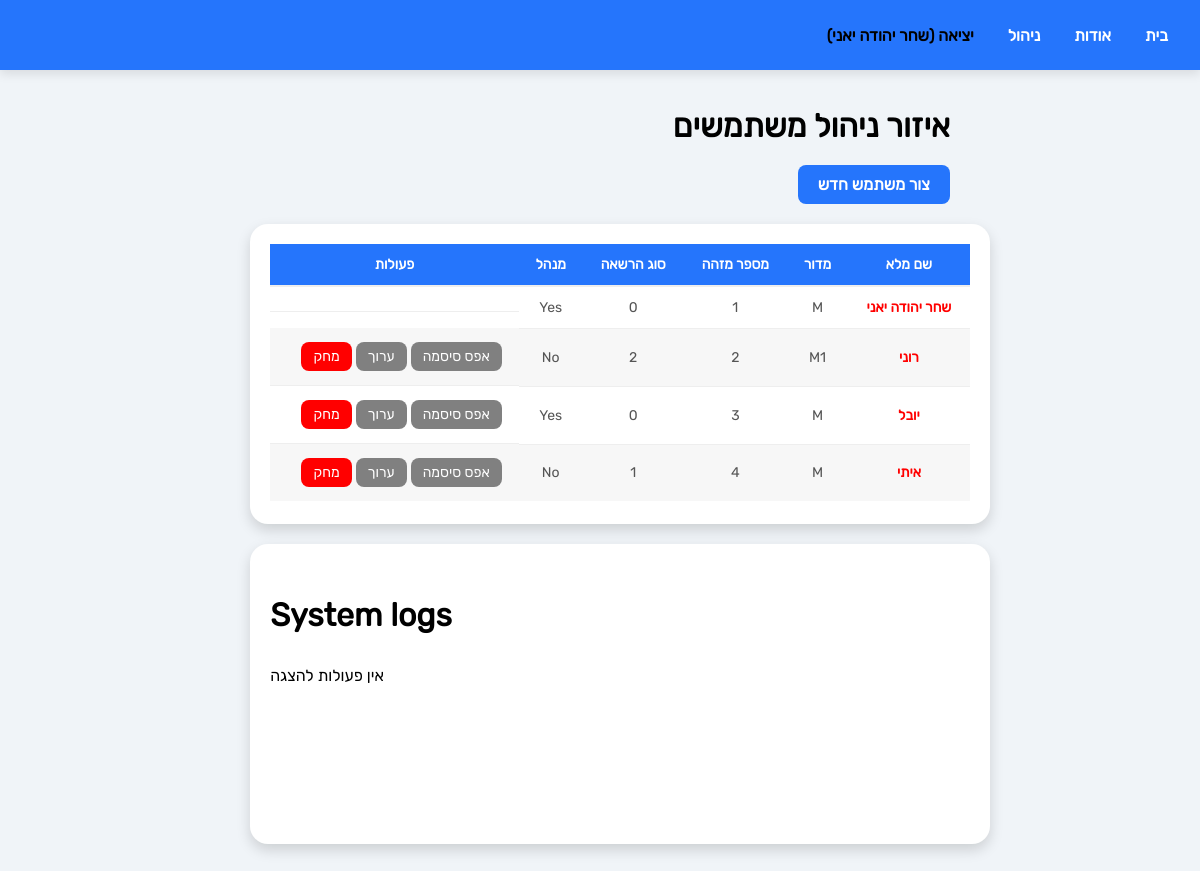
The page /admin (signed in) on the database its author committed.
### tables this page shows
CREATE TABLE users (
    id INTEGER PRIMARY KEY AUTOINCREMENT,
    name TEXT UNIQUE NOT NULL,
    mador TEXT,
    password TEXT NOT NULL,
    type INTEGER DEFAULT 2,
    is_active INTEGER DEFAULT 1,
    is_admin INTEGER DEFAULT 0,
    last_login TEXT,
    profile_image TEXT DEFAULT 'user_photo.png'
);

### app.py (the view)
@app.route('/admin')
@login_required
def admin():
    user = get_current_user()
    logs = get_logs(limit=5)
    if not user or not user.is_admin:
        flash("למשתמש זה אין הרשאות מנהל.", "error")
        return redirect(url_for("home"))
    conn = get_users_db()
    cursor = conn.cursor()
    cursor.execute("SELECT * FROM users ORDER BY id")
    users_data = cursor.fetchall()
    conn.close()
    users = []
    for row in users_data:
        u = User(
            name=row[1],
            mador=row[2],
            id=row[0],
            password=row[3],
            type=row[4],
            is_active=bool(row[5]),
            is_admin=bool(row[6]),
            last_login=row[7],
            profile_image=row[8] if row[8] else "user_photo.png"
        )
        users.append(u)
    return render_template('admin.html', user=user.get_name(), users=users, logs=logs)

### User.py (called while the page is built)
    def get_name(self):
        return self.name

    @classmethod
    def get_by_name(cls, name):
        conn = get_users_db()
        conn.row_factory = sqlite3.Row  # <-- important!
        cursor = conn.cursor()
        cursor.execute("SELECT * FROM users WHERE name=?", (name,))
        row = cursor.fetchone()
        conn.close()
        if row:
            return cls(**dict(row))  # convert sqlite3.Row to dict
        return None

### app.py (called while the page is built)
def get_logs(limit=5):
    logs = []
    if os.path.exists(LOG_FILE):
        with open(LOG_FILE, "r", encoding="utf-8") as f:
            for line in f.readlines():
                match = re.match(r"\[(.*?)\] (\w+): (.*)", line)
                if match:
                    timestamp, level, message = match.groups()
                    logs.append({
                        "timestamp": timestamp,
                        "level": level,
                        "message": message
                    })
    return logs[-limit:]

@app.before_request
def load_user_from_cookie():
    if "user_name" not in session:
        cookie_user = request.cookies.get("remember_user")
        if cookie_user:
            temp_user = User.get_by_name(cookie_user)
            if temp_user:
                session["user_name"] = temp_user.get_name()

def login_required(f):
    @wraps(f)
    def decorated_function(*args, **kwargs):
        if 'user_name' not in session:
            return redirect(url_for('login'))
        return f(*args, **kwargs)
    return decorated_function

def get_current_user():
    user_name = session.get("user_name")
    if not user_name:
        return None
    return User.get_by_name(user_name)

### db.py (called while the page is built)
def get_users_db():
    return sqlite3.connect("users.db")

### templates/admin.html (shortened to what this page needs)
<!DOCTYPE html>
<html lang="en">
<head>
    <link rel="stylesheet" href="{{ url_for('static', filename='styles.css') }}">
</head>
<body>
    {% extends "base.html" %}
{% block content %}
<h2 style="
    margin: 200px 0 20px;
    direction: rtl;
    font-size: 32px;">
    איזור ניהול משתמשים
</h2>
<div style="direction: rtl; margin-bottom: 20px;">
    <button onclick="openModal()" class="btn-create">צור משתמש חדש</button>
</div>
<div class="data-table-card">
    <table>
        <thead>
            <tr>
                <th>שם מלא</th>
                <th>מדור</th>
                <th>מספר מזהה</th>
                <th>סוג הרשאה</th>
                <th>מנהל</th>
                <th>פעולות</th>
            </tr>
        </thead>
        <tbody>
            {% for user in users %}
            <tr>
                <td class="{{ 'user-active' if user.is_active else 'user-inactive' }}">
                    {{ user.name }}
                </td>
                <td>{{ user.mador }}</td>
                <td>{{ user.id }}</td>
                <td>{{ user.type }}</td>
                <td>{{ 'Yes' if user.is_admin else 'No' }}</td>
                <td style="display: flex; align-items: center;">
                    {% if user.name != session.get('user_name') %}
                    <button style="background-color:gray; margin: 2px; flex-direction: column; align-items: center; font-family: 'Rubik', sans-serif"
                            onclick="setPasswordModal()">
                        אפס סיסמה
                    </button>
                    {% endif %}
                    {% if user.name != session.get('user_name') %}
                    <button style="background-color:gray; margin: 2px; flex-direction: column; align-items: center; font-family: 'Rubik', sans-serif"
                            onclick="openEditModal(
                        '{{ user.name }}',
                        '{{ user.mador }}',
                        '{{ user.type }}',
                        {{ 'true' if user.is_admin else 'false' }}
                    )">
                        ערוך
                    </button>
                    {% endif %}
                    {% if user.name != session.get('user_name') %}
                    <form action="{{ url_for('delete_user', username=user.name) }}"
                          method="POST"
                          style="display:inline;">
                        <button type="submit"
                                style="background-color:red; margin: 2px; flex-direction: column; align-items: center; font-family: 'Rubik', sans-serif"
                                onclick="return confirm('Are you sure you want to delete {{ user.name }}?');">
                             מחק
                        </button>
                    </form>
                    {% endif %}
                </td>
            </tr>
            {% endfor %}
        </tbody>
    </table>
</div>
<div class="data-table-card" style="margin-bottom: 50px">
    <h3 style="direction: ltr; font-size: 32px; margin-bottom: 32px">System logs</h3>
    <ul style="list-style:none; padding:0; direction:ltr;">
        {% if logs %}
            {% for log in logs %}
                <li style="padding:10px; border-bottom:1px solid #eee;">
                    <span style="color:gray">{{ log.timestamp }}</span>
                    [<strong>{{ log.level }}</strong>] {{ log.message }}
                </li>
            {% endfor %}
        {% else %}
            <li>אין פעולות להצגה</li>
        {% endif %}
    </ul>
</div>
{% endblock %}

### templates/base.html (shortened to what this page needs)
<!DOCTYPE html>
<html lang="en">
<head>
    <link rel="stylesheet" href="{{ url_for('static', filename='styles.css') }}">
</head>
<body>
    <div class="topbar">
        <div class="topbar-container">
            <div class="nav-links">
                {% if user %}
                    <a id="lagout-view" href="/logout">יציאה ({{session.user_name}})</a>
                    <a href="/admin">ניהול</a>
                    <a href="/about">אודות</a>
                    <a href="/">בית</a>
                {% else %}
                    <a href="/login">התחברות</a>
                {% endif %}
            </div>
        </div>
    </div>
    <div class="content">
        {% block content %}{% endblock %}
    </div>
</body>
</html>

### static/styles.css (style rules this page uses)
html { scroll-behavior: smooth; }
body { font-family: 'Rubik', sans-serif; margin: 0; padding: 0; background: #f0f4f8; display: flex; flex-direction: column; justify-content: center; align-items: center; height: 100vh; min-height: 100vh; }
.topbar { position: fixed; top: 0; left: 0; right: 0; background-color: #2575fc; color: white; display: flex; justify-content: center; align-items: center; height: 70px; z-index: 1000; box-shadow: 0 4px 10px rgba(0, 0, 0, 0.1); }
.topbar-container { width: 100%; max-width: 1200px; display: flex; justify-content: space-between; padding: 0 20px; align-items: center; }
.nav-links { display: flex; gap: 10px; }
#lagout-view { color: black; }
.nav-links a { color: white; text-decoration: none; font-size: 16px; font-weight: 600; padding: 8px 12px; justify-content: flex-end; align-items: center; transition: all 0.3s ease; }
button { text-align: center; background-color: #2563eb; color: white; border: none; padding: 10px 20px; border-radius: 8px; font-size: 16px; cursor: pointer; display: flex; align-items: center; gap: 8px; transition: background-color 0.3s ease; }
.data-table-card { flex: 1; background: white; border-radius: 18px; box-shadow: 0 6px 14px rgba(0,0,0,0.15); padding: 20px; min-height: 260px; }
.data-table-card table { width: 100%; border-collapse: collapse; text-align: right; }
.data-table-card th { font-size: 14px; font-weight: bold; color: #555; padding-bottom: 12px; border-bottom: 2px solid #eee; }
.data-table-card td { padding: 12px 0; border-bottom: 1px solid #eee; font-size: 14px; }
.data-table-card tr:last-child td { border-bottom: none; }

### templates/admin.html (style rules this page uses)
.data-table-card { background: white; border-radius: 18px; box-shadow: 0 6px 14px rgba(0,0,0,0.15); padding: 20px; margin-top: 20px; width: 100%; direction: rtl; font-family: 'Rubik', sans-serif; }
.data-table-card li { direction: ltr; }
.data-table-card table { width: 100%; border-collapse: collapse; text-align: center; border-radius: 8px 8px 0 0; }
.data-table-card th, .data-table-card td { padding: 12px 15px; font-size: 14px; color: #555; }
.data-table-card th { background-color: #2575fc; color: white; font-weight: 600; }
.data-table-card tbody tr:nth-child(even) { background-color: #f7f7f7; }
.data-table-card button { background-color: #2575fc; color: white; border: none; border-radius: 8px; padding: 6px 12px; font-size: 14px; cursor: pointer; font-family: 'Rubik', sans-serif; transition: all 0.3s ease; }
.data-table-card td.user-inactive { color: red; font-weight: bold; }
.btn-create, .btn-cancel { padding: 10px 20px; border-radius: 8px; border: none; font-weight: bold; cursor: pointer; font-family: 'Rubik', sans-serif; transition: all 0.3s ease; }
.btn-create { background-color: #2575fc; color: white; }

### rows shown on the page
users: user_name "שחר יהודה יאני", name "שחר יהודה יאני", mador "M", id "1", type "0", is_admin "Yes"
users: name "רוני", mador "M1", id "2", type "2", is_admin "No", shows "אפס סיסמה"
users: name "יובל", mador "M", id "3", type "0", is_admin "Yes", shows "אפס סיסמה"
users: name "איתי", mador "M", id "4", type "1", is_admin "No", shows "אפס סיסמה"
